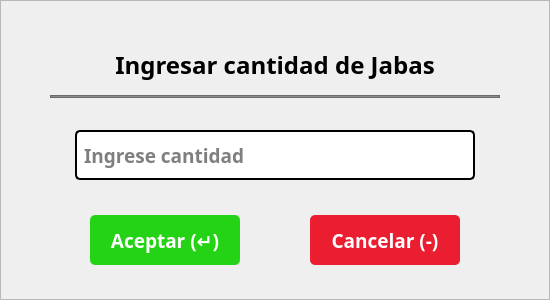
   <widget class="QFrame" name="frmIngresarCantidadJabas">
    <property name="geometry">
     <rect>
      <x>685</x>
      <y>390</y>
      <width>550</width>
      <height>300</height>
     </rect>
    </property>
    <property name="styleSheet">
     <string notr="true">#frmIngresarCantidadJabas{background-color: rgb(255, 255, 255);
color: rgb(0, 0, 0);
border:none;
border-radius: 10px;
border: 2px solid #D9D9D9;}</string>
    </property>
    <property name="frameShape">
     <enum>QFrame::StyledPanel</enum>
    </property>
    <property name="frameShadow">
     <enum>QFrame::Raised</enum>
    </property>
    <widget class="QLabel" name="lblTextoIngresarCantidad_2">
     <property name="geometry">
      <rect>
       <x>50</x>
       <y>35</y>
       <width>450</width>
       <height>60</height>
      </rect>
     </property>
     <property name="font">
      <font>
       <family>Poppins</family>
       <pointsize>18</pointsize>
       <weight>75</weight>
       <bold>true</bold>
      </font>
     </property>
     <property name="text">
      <string>Ingresar cantidad de Jabas</string>
     </property>
     <property name="alignment">
      <set>Qt::AlignCenter</set>
     </property>
    </widget>
    <widget class="QLineEdit" name="txtCantidadParaIngresarJabas">
     <property name="geometry">
      <rect>
       <x>75</x>
       <y>130</y>
       <width>400</width>
       <height>50</height>
      </rect>
     </property>
     <property name="font">
      <font>
       <family>Poppins</family>
       <pointsize>14</pointsize>
       <weight>75</weight>
       <bold>true</bold>
      </font>
     </property>
     <property name="styleSheet">
      <string notr="true">background-color: rgb(255, 255, 255);
color: rgb(0, 0, 0);
border-radius: 5px;
border: 2px solid #000;
padding: 5px</string>
     </property>
     <property name="text">
      <string/>
     </property>
     <property name="placeholderText">
      <string>Ingrese cantidad</string>
     </property>
    </widget>
    <widget class="QPushButton" name="btnAceptarFrmRegistrarCantidadJabas">
     <property name="geometry">
      <rect>
       <x>90</x>
       <y>215</y>
       <width>150</width>
       <height>50</height>
      </rect>
     </property>
     <property name="font">
      <font>
       <family>Poppins</family>
       <pointsize>14</pointsize>
       <weight>75</weight>
       <bold>true</bold>
      </font>
     </property>
     <property name="cursor">
      <cursorShape>PointingHandCursor</cursorShape>
     </property>
     <property name="styleSheet">
      <string notr="true">background-color: rgb(36, 211, 21);
color: rgb(255, 255, 255);
border:none;
border-radius: 5px;</string>
     </property>
     <property name="text">
      <string>Aceptar (↵)</string>
     </property>
     <property name="flat">
      <bool>false</bool>
     </property>
    </widget>
    <widget class="QPushButton" name="btnCancelarFrmRegistrarCantidadJabas">
     <property name="geometry">
      <rect>
       <x>310</x>
       <y>215</y>
       <width>150</width>
       <height>50</height>
      </rect>
     </property>
     <property name="font">
      <font>
       <family>Poppins</family>
       <pointsize>14</pointsize>
       <weight>75</weight>
       <bold>true</bold>
      </font>
     </property>
     <property name="cursor">
      <cursorShape>PointingHandCursor</cursorShape>
     </property>
     <property name="styleSheet">
      <string notr="true">background-color: rgb(234, 29, 49);
color: rgb(255, 255, 255);
border:none;
border-radius: 5px;</string>
     </property>
     <property name="text">
      <string>Cancelar (-)</string>
     </property>
    </widget>
    <widget class="QFrame" name="frame_3">
     <property name="geometry">
      <rect>
       <x>50</x>
       <y>95</y>
       <width>450</width>
       <height>3</height>
      </rect>
     </property>
     <property name="styleSheet">
      <string notr="true">background-color: rgb(139, 139, 139);</string>
     </property>
     <property name="frameShape">
      <enum>QFrame::StyledPanel</enum>
     </property>
     <property name="frameShadow">
      <enum>QFrame::Raised</enum>
     </property>
    </widget>
   </widget>
